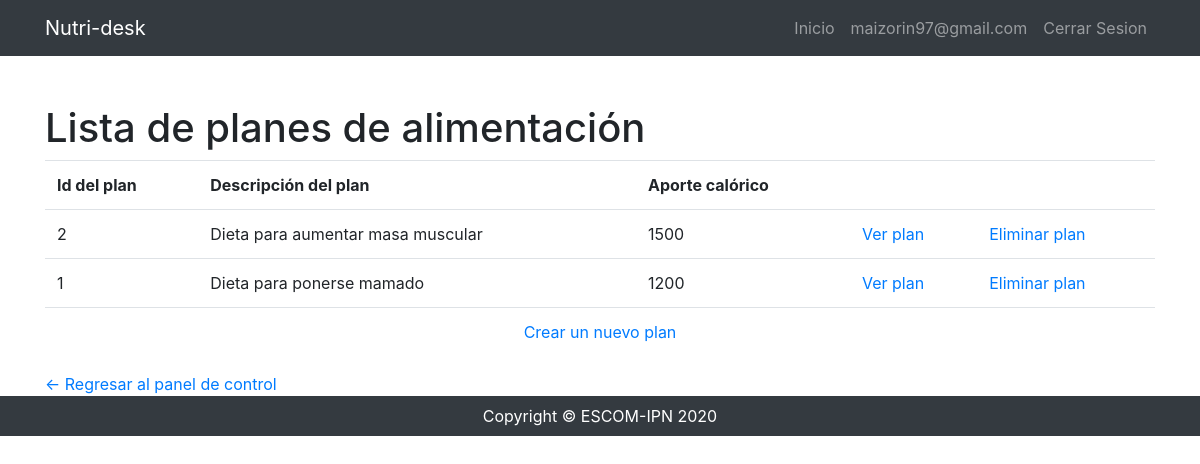
The page /planes/ (signed in) on the database as committed earlier.
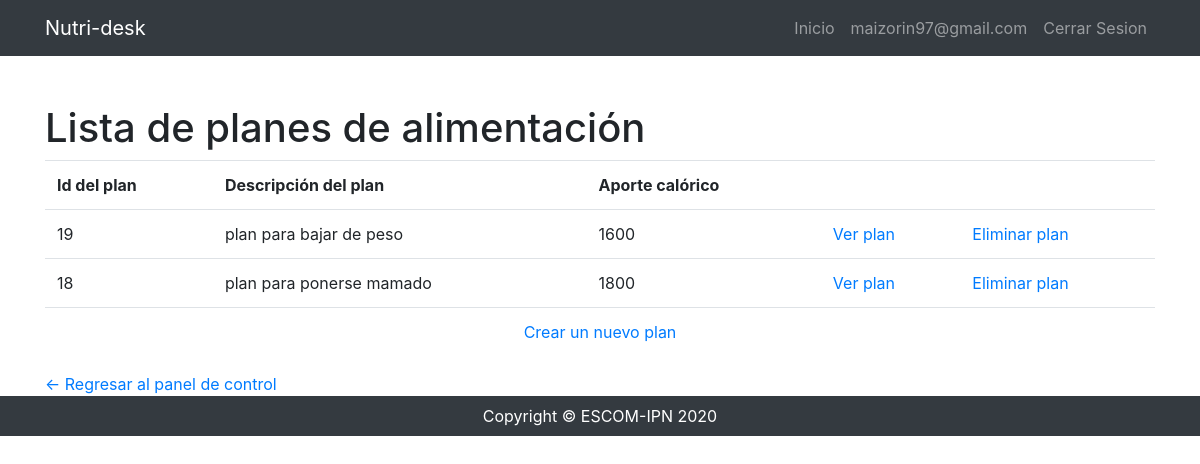
The same page on the database as committed later.
### planes/models.py (models this page shows, shortened)
class Plan(models.Model):
    idPlan = models.AutoField(primary_key=True, verbose_name="Id Plan")
    idUsuario = models.ForeignKey(
        User, on_delete=models.CASCADE, verbose_name="Id Usuario"
    )
    descripcion = models.CharField(verbose_name="Descripción", max_length=500)
    calorias = models.IntegerField(verbose_name="Calorías")
    class Meta:
        ordering = ("-idUsuario",)
        verbose_name_plural = "Planes"

### planes/views.py (the view)
# urls.py: path('', views.lista_planes.as_view(), name='planes'),
class lista_planes(ListView):
    template_name = "lista_planes.html"
    model = Plan
    context_object_name = "lista_planes"

### planes/templates/lista_planes.html (shortened to what this page needs)
{% extends 'base.html' %}
{% load static %}
{% block content %}
<div class="container">
    <div class="row">
      <div class="col-lg-12 text-justify">
        <h1 class="mt-5">Lista de planes de alimentación</h1>
        <table class="table" id="tabla_lista">
          <tr>
            <th>Id del plan</th>
            <th>Descripción del plan</th>
            <th>Aporte calórico</th>
            <th></th>
            <th></th>
          </tr>
          {% for plan in lista_planes %}
          {% if plan.idUsuario.username == user.username%}
          <tr>
            <td>{{ plan.idPlan }}</td>
            <td>{{ plan.descripcion }}</td>
            <td>{{ plan.calorias }}</td>
            <td><a href="ver_plan/{{ plan.idPlan }}">Ver plan</a></td>
            <td><a href="eliminar_plan/{{ plan.idPlan }}">Eliminar plan</a></td>
          </tr>
          {% endif %}
          {% endfor %}
          <tr>
            <td colspan="5"><center><a href="{% url 'generar_plan' %}">Crear un nuevo plan</a></center></td>
          </tr>
        </table>
      </div>
    </div>
    <a href="{% url 'panel' %}"><- Regresar al panel de control</a>
  </div>
{% endblock %}

### core/templates/base.html (shortened to what this page needs)
<!DOCTYPE html>
<html lang="es">
<head>
    {% load static %}
    <link href="{% static 'bootstrap/css/bootstrap.min.css' %}" rel="stylesheet">
</head>
<body>
    <nav class="navbar navbar-expand-lg navbar-dark bg-dark static-top">
        <div class="container">
            <a class="navbar-brand" href="{% url 'index' %}">Nutri-desk</a>
            <div class="collapse navbar-collapse" id="navbarResponsive">
                <ul class="navbar-nav ml-auto">
                    <li class="nav-item {% if request.path == '/' %} active {% endif %}">
                        <a class="nav-link" href="{% url 'index' %}">Inicio
                        </a>
                    </li>
                    {% if user.is_authenticated %}
                    <li class="nav-item">
                        <a class="nav-link" href="{% url 'panel' %}">{{user.username}}</a>
                    </li>
                    <li class="nav-item">
                        <a class="nav-link" href="{% url 'cerrar' %}">Cerrar Sesion</a>
                    </li>
                    {% endif %}
                </ul>
            </div>
        </div>
    </nav>
    {% block content %}{% endblock %}
    <footer class="py-2 bg-dark">
        <div class="container">
            <p class="m-0 text-center text-white">Copyright &copy; ESCOM-IPN 2020</p>
        </div>
    </footer>
</body>
</html>

Rows that differ between the two databases and show on the page:
removed Plan: idPlan "2", descripcion "Dieta para aumentar masa muscular", calorias "1500"
removed Plan: idPlan "1", descripcion "Dieta para ponerse mamado", calorias "1200"
added Plan: idPlan "19", descripcion "plan para bajar de peso", calorias "1600"
added Plan: idPlan "18", descripcion "plan para ponerse mamado", calorias "1800"
